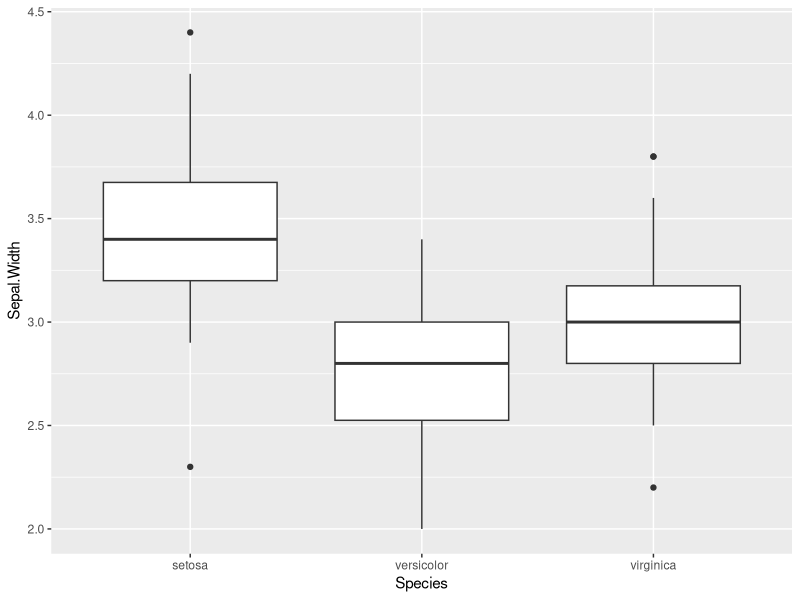

This figure's R source:
## ---- chunk 1
knitr::opts_chunk$set(echo = FALSE)

library(tidyverse)
library(knitr)
## ---- chunk 2
data(iris)

ggplot(iris, aes(x = Species, y = Sepal.Width)) + geom_boxplot()

## ---- chunk 3

kable(head(iris))

